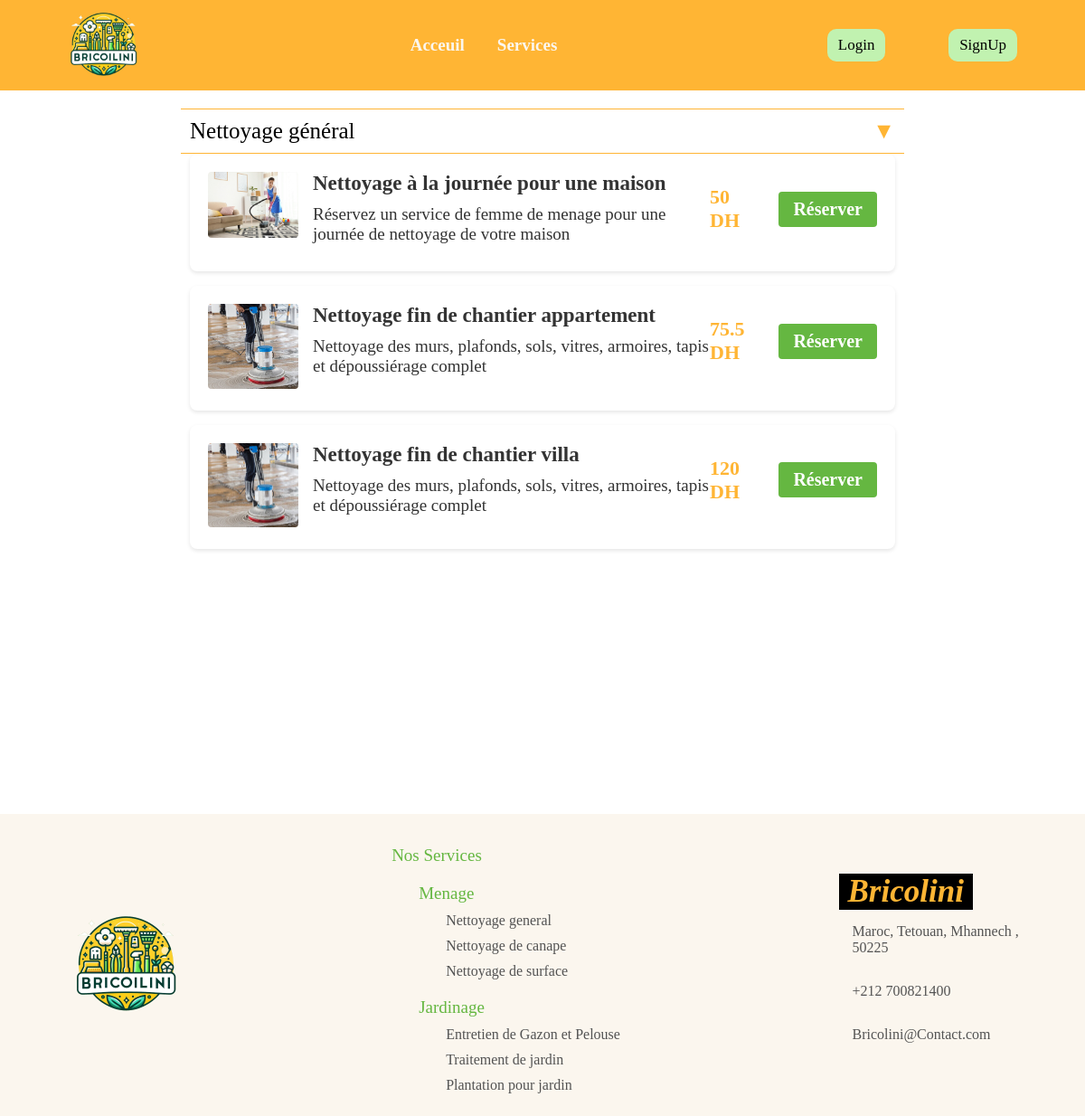
The app's page /Services/nettoyagegeneral, older data.
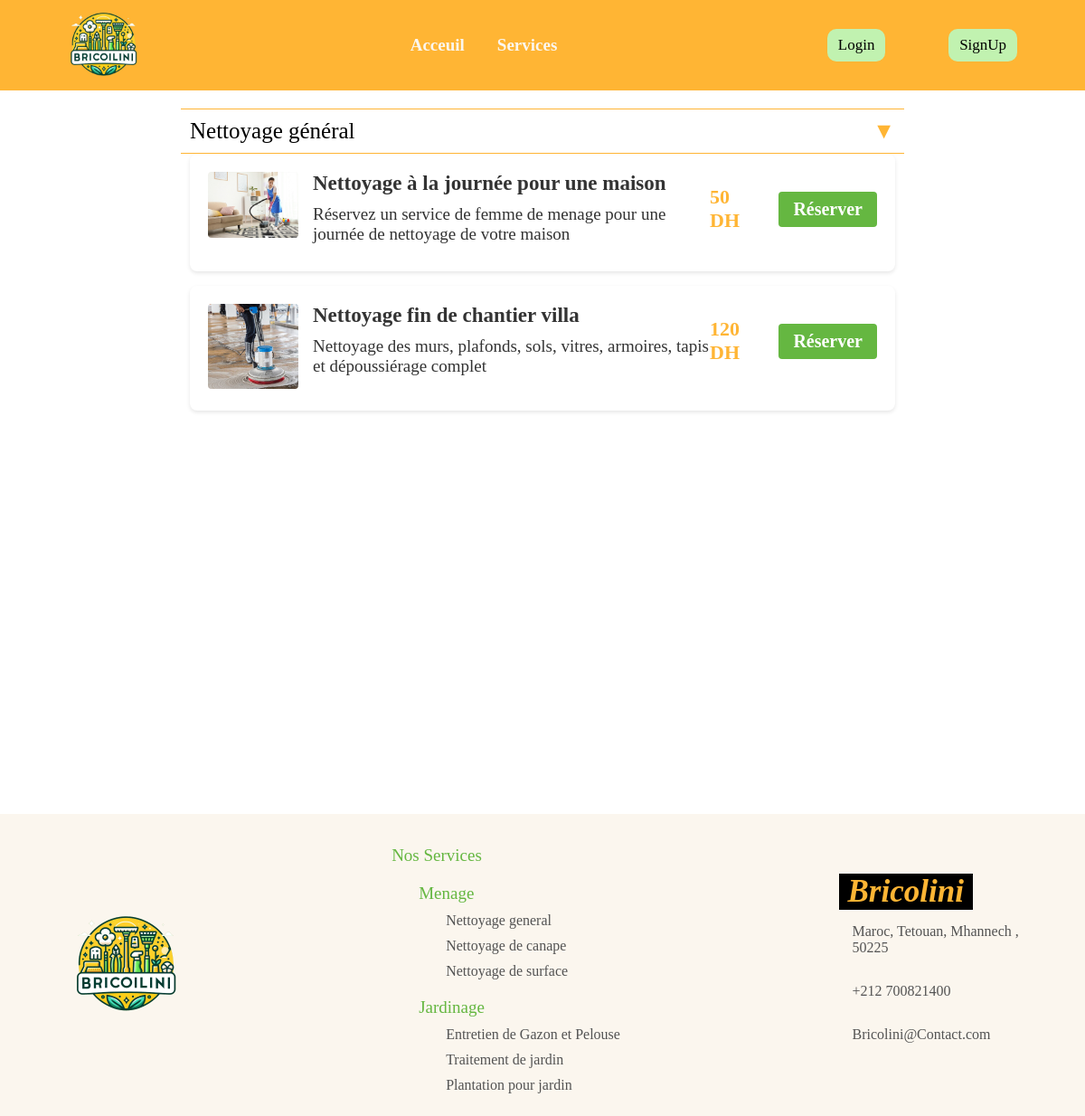
The same page, newer data.
### tables this page shows
CREATE TABLE IF NOT EXISTS `services` (
  `id` int NOT NULL AUTO_INCREMENT,
  `Id_P` int DEFAULT NULL,
  `Nom` varchar(255) DEFAULT NULL,
  `Description` varchar(255) DEFAULT NULL,
  `Prix` float DEFAULT NULL,
  `Note` float DEFAULT NULL,
  `Nbr_commande` int DEFAULT NULL,
  `image` varchar(255) DEFAULT NULL,
  `categorie` varchar(50) DEFAULT NULL,
  `sousCategorie` varchar(255) DEFAULT NULL,
  PRIMARY KEY (`id`),
  KEY `Id_P` (`Id_P`)
);

### Controllers/Controller.php (called while the page is built, shortened)
<?php
abstract class Controller
{
    public function loadView(string $view, array $data = [])
    {
        extract($data);
        require_once(ROOT . 'Views/' . strtolower(get_class($this)) . '/' . $view . '.php');
    }
}

### Controllers/Services.php (called while the page is built, shortened)
<?php
class Services extends Controller
{
    public function nettoyagegeneral()
    {
        $sousCategorie = "Nettoyage général";
        $Services = $this->Service->get_Offre($sousCategorie);
        $this->loadView("Net_Gen", compact("Services"));
    }
}
?>

### Models/Service.php (called while the page is built, shortened)
<?php
class Service extends Model {
    public function __construct() {
        $this->table = "services";
    }
    public function get_Offre(String $nom){
        $sql = "SELECT * FROM " . $this->table . " WHERE sousCategorie = '" . $nom."'";
        $query = self::$instance->prepare($sql);
        $query->execute();
        return $query->fetchAll();
    }
}
?>

### Views/Services/Net_Gen.php (the view, shortened to what this page needs)
<!DOCTYPE html>
<html lang="en">
<head>
    <link rel="stylesheet" href="http://localhost/Bricolini/Views/public/style/Style.css">
    <link rel="stylesheet" href="http://localhost/Bricolini/Views/public/style/styleoffre.css">
</head>
<body>
<?php include 'Views/Components/Nav.php'; ?>
    <section class="services-section sec">
    <div class="dropdown active">Nettoyage général</div>
    <div class="content">
    <?php foreach ($Services as $service): ?>
        <form id="form-<?= $service['id'] ?>" method="post" class="ajax-form">
            <div class="service-item">
                <div class="service-image">
                    <img src="http://<?= $_SERVER['SERVER_NAME'] ?>/Bricolini/Views/public/images/<?= $service['image'] ?>">
                </div>
                <div class="service-description">
                    <h2 class="service-title"><?= $service['Nom'] ?></h2>
                    <p><?= $service['Description'] ?></p>
                </div>
                <div class="priceReserve">
                <p class="service-price"><?= $service['Prix'] ?> DH</p>
                <button class="reserve-button">Réserver</button>
                </div>
            </div>
        </form>
    <?php endforeach; ?>
        </div>
    </section>
<?php include 'Views/Components/Footer.php'; ?>
</body>
</html>

Row changes from the older to the newer data that the page shows:
removed services: image (picture), Nom "Nettoyage fin de chantier appartement", Description "Nettoyage des murs, plafonds, sols, vitres, armoires, tapis et dépoussiérage complet", Prix "75.5"
